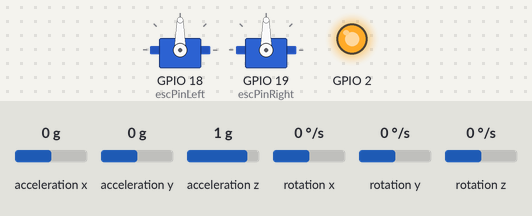
A sketch run on a simulated ESP32. Parts: 2 × servo, output pins drawn as LEDs (lit = HIGH). Wiring (inferred from the names in the program): MPU-6050 motion sensor at I2C address 0x68. The test bench sets the inputs (shaded band); at power-on: acceleration y 0 g, rotation x 0 °/s, acceleration z 1 g, acceleration x 0 g, rotation y 0 °/s, rotation z 0 °/s. What the sketch prints to the serial monitor is not drawn.

Above: at 14.4 s.
14.5 s: acceleration y set to -1.4 g
At 17.17 s:
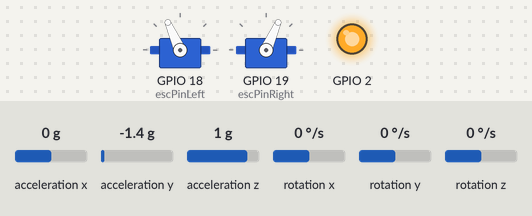
17.5 s: rotation x set to -192 °/s
At 20.0 s:
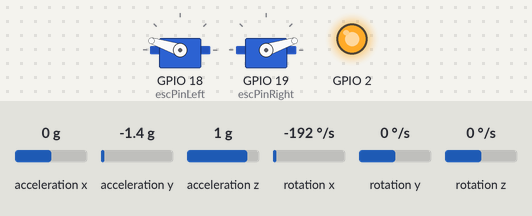
20.5 s: rotation x set to 192 °/s
At 22.42 s:
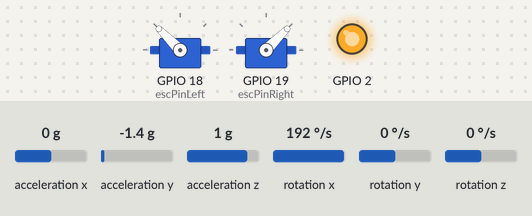
23.5 s: acceleration y set to 1.4 g
26.5 s: acceleration z set to 0 g
29.5 s: acceleration y set to 0 g
At 30.6 s:
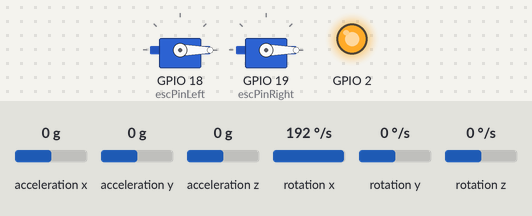
Timing chart, 0 to 32.0 s (numbered marks = the images above; inputs shaded):
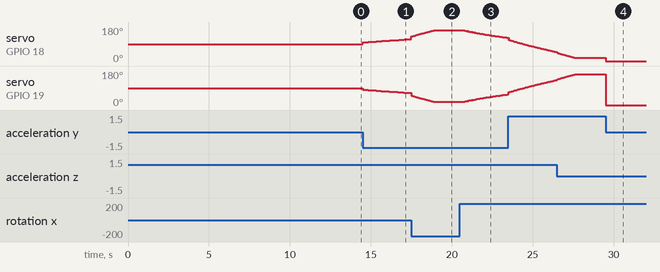

The sketch:

Kalman_Measuring_Angles.ino
```cpp
#include <Wire.h>
#include <Arduino.h>
#include <ESP32Servo.h>

// Define pins
const int escPinLeft = 18;
const int escPinRight = 19;

Servo escLeft;
Servo escRight;

// PID Parameters
float Kp = 2.0;
float Ki = 0.5;
float Kd = 1.0;

float targetAngle = 0.0;      // Desired horizontal angle
float currentAngle = 0.0;
float error = 0.0;
float previousError = 0.0;
float integral = 0.0;
float derivative = 0.0;
unsigned long lastTime = 0;
float pidOutput = 0.0;

// ESC control parameters
const int escMin = 1000;   // Minimum pulse width in microseconds
const int escMax = 2000;   // Maximum pulse width in microseconds
const int escNeutral = 1500; // Neutral (hover) pulse width

float RateRoll, RatePitch, RateYaw;
float RateCalibrationRoll, RateCalibrationPitch, RateCalibrationYaw;
int RateCalibrationNumber;
float AccX, AccY, AccZ;
float AngleRoll, AnglePitch;

uint32_t LoopTimer;

// Define the predicted angles and uncertainities,
//kalman angles are 0 initially since copter usually takes of from ground
// kalman uncertainities are 2deg off since it is impossible to be perfectly zero level
float KalmanAngleRoll = 0, KalmanUncertainityAngleRoll = 2*2;
float KalmanAnglePitch = 0, KalmanUncertainityAnglePitch = 2*2;

//Initialize the output filter
// first value - angle prediction, second value - uncertainity of the prediction
float Kalman1DOutput[] = {0,0};

// Function calcutaling predicted angle and uncertainity using Kalman equations
void kalman_1d(float KalmanState, float KalmanUncertainity, float KalmanInput,
  float KalmanMeasurement){
    KalmanState = KalmanState + 0.004*KalmanInput;
    KalmanUncertainity = KalmanUncertainity + 0.004*0.004*4*4;
    float KalmanGain = KalmanUncertainity/(KalmanUncertainity + 3*3);

    KalmanState = KalmanState + KalmanGain*(KalmanMeasurement-KalmanState);
    KalmanUncertainity = (1-KalmanGain)*KalmanUncertainity;

    Kalman1DOutput[0] = KalmanState;
    Kalman1DOutput[1] = KalmanUncertainity;
  }

void gyro_signals(void){
  //Starting I2C with gyro
  Wire.beginTransmission(0x68);

  // Switch on the low pass filter
  Wire.write(0x1A); // 0x68 is address of the register
  Wire.write(0x05); // 05 corresponds to 10Hz
  Wire.endTransmission();

  //configure accelerometer output
  Wire.beginTransmission(0x68);
  Wire.write(0x1C);
  Wire.write(0x10);
  Wire.endTransmission();

  //Reading accelerometer sensor values
  Wire.beginTransmission(0x68);
  Wire.write(0x3B);
  Wire.endTransmission();
  Wire.requestFrom(0x68,6);
  int16_t AccXLSB = Wire.read()<<8|Wire.read();
  int16_t AccYLSB = Wire.read()<<8|Wire.read();
  int16_t AccZLSB = Wire.read()<<8|Wire.read();

  Wire.beginTransmission(0x68);
  Wire.write(0x1B); //Register address for senstivity address
  Wire.write(0x8); // Adjusting sensitivity to 65.5 LSB per degree per second
  Wire.endTransmission();

  Wire.beginTransmission(0x68);
  Wire.write(0x43);
  Wire.endTransmission();

  Wire.requestFrom(0x68,6);
  int16_t GyroX = Wire.read()<<8 | Wire.read();
  int16_t GyroY = Wire.read()<<8 | Wire.read();
  int16_t GyroZ = Wire.read()<<8 | Wire.read();

  RateRoll = (float)GyroX/65.5;
  RatePitch = (float)GyroY/65.5;
  RateYaw = (float)GyroZ/65.5;

  //correct the acc value by adding or subtracting the excess value
  AccX = (float)AccXLSB/4096;
  AccY = (float)AccYLSB/4096;
  AccZ = (float)AccZLSB/4096;

  AngleRoll = atan(AccY/sqrt(AccX*AccX + AccZ*AccZ))*(180/3.142);
  AnglePitch = -atan(AccX/sqrt(AccY*AccY + AccZ*AccZ))*(180/3.142);

}

void setup(){
  Serial.begin(115200);
  pinMode(2,OUTPUT);
  digitalWrite(2,HIGH);

  Wire.setClock(400000); //clock speed of MPU6050
  Wire.begin();
  delay(250); //delay time for MPU6050 to start

  //Start Gyro Power mode
  Wire.beginTransmission(0x68);
  Wire.write(0x6B);
  Wire.write(0x00);
  Wire.endTransmission();

  RateCalibrationRoll = 0;
  RateCalibrationPitch = 0;
  RateCalibrationYaw = 0;


  for (RateCalibrationNumber =0;RateCalibrationNumber<2000;RateCalibrationNumber++){
    gyro_signals();
    RateCalibrationRoll += RateRoll;
    RateCalibrationPitch += RatePitch;
    RateCalibrationYaw += RateYaw;
    delay(4);
  }

  RateCalibrationRoll /= 2000;
  RateCalibrationPitch /= 2000;
  RateCalibrationYaw /= 2000;

  escLeft.attach(escPinLeft, escMin, escMax);
  escRight.attach(escPinRight, escMin, escMax);

  // Initialize ESCs at neutral
  escLeft.writeMicroseconds(escNeutral);
  escRight.writeMicroseconds(escNeutral);

  lastTime = millis();

  LoopTimer = micros();

}

void loop(){
  gyro_signals();

  RateRoll -= RateCalibrationRoll;
  RatePitch -= RateCalibrationPitch;
  RateYaw -= RateCalibrationYaw;

  kalman_1d(KalmanAngleRoll, KalmanUncertainityAngleRoll, RateRoll, AngleRoll);
  KalmanAngleRoll = Kalman1DOutput[0];
  KalmanUncertainityAngleRoll = Kalman1DOutput[1];

  kalman_1d(KalmanAnglePitch, KalmanUncertainityAnglePitch, RatePitch, AnglePitch);
  KalmanAnglePitch = Kalman1DOutput[0];
  KalmanUncertainityAnglePitch = Kalman1DOutput[1];

  Serial.print("Roll Angle [deg]: ");
  Serial.print(KalmanAngleRoll);
  Serial.print(" | Pitch Angle [deg]: ");
  Serial.println(KalmanAnglePitch);

  //PID
  unsigned long now = millis();
  float dt = (now - lastTime) / 1000.0;  // Convert to seconds
  lastTime = now;

  currentAngle = KalmanAngleRoll;   // User-supplied function to get the current angle

  error = targetAngle - currentAngle;
  integral += error * dt;
  derivative = (error - previousError) / dt;
  previousError = error;

  pidOutput = (Kp * error) + (Ki * integral) + (Kd * derivative);

  // Limit PID output to avoid over-driving motors
  pidOutput = constrain(pidOutput, -400, 400);

  int escSignalLeft = escNeutral + pidOutput;
  int escSignalRight = escNeutral - pidOutput;

  escSignalLeft = constrain(escSignalLeft, escMin, escMax);
  escSignalRight = constrain(escSignalRight, escMin, escMax);

  escLeft.writeMicroseconds(escSignalLeft);
  escRight.writeMicroseconds(escSignalRight);

  Serial.print("Angle: "); Serial.print(currentAngle);
  Serial.print("\tPID Output: "); Serial.print(pidOutput);
  Serial.print("\tESC Left: "); Serial.print(escSignalLeft);
  Serial.print("\tESC Right: "); Serial.println(escSignalRight);


  //250Hz loop
  while(micros()-LoopTimer<4000);
  LoopTimer=micros();


}
```

Measured:
- after the input at 29.5 s, servo on GPIO 18 (escPinLeft): 18° → 0° at once; servo on GPIO 19 (escPinRight): 162° → 0° at once
